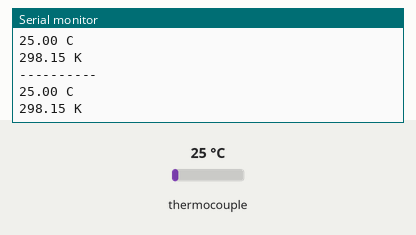
Recording of a sketch running on a simulated Arduino Uno, built with avr-gcc and run on an emulated ATmega328P. Shown: the last lines printed to the serial monitor. Inputs (shaded band) come from the test bench; at power-on: thermocouple 25 °C.

Above: at 2.2 s.
2.3 s: thermocouple set to 6 °C
At 2.82 s:
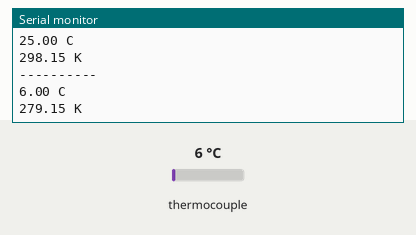
3.8 s: thermocouple set to 75 °C
At 4.33 s:
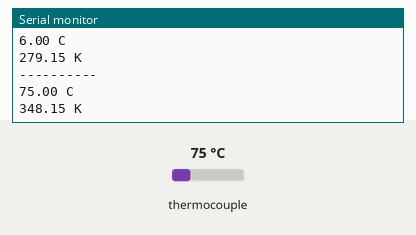
Timing chart, 0 to 6.8 s (numbered marks = the images above; inputs shaded):
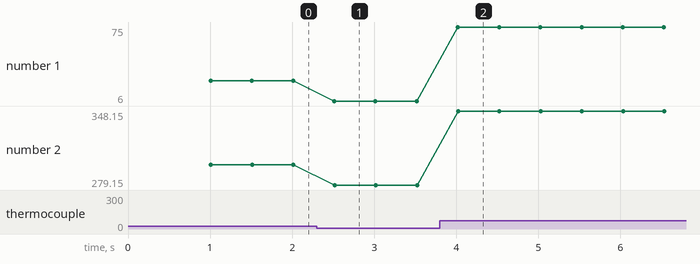

The sketch:

thermocouple.ino
```cpp
/*
Arduino-KTypeReader with MAX6675

Rev 1.2

Written by Chong Jin Xiang of 3E4 2018
*/

#include <max6675.h>

int MISO_PIN = 8;
int CS_PIN = 9;
int SCLK_PIN = 10;
double kelvintemp;

MAX6675 tc(SCLK_PIN,CS_PIN,MISO_PIN);

void setup() {
  Serial.begin(19200);
  Serial.println("Connected!");
  delay(1000);
}

void loop() {
  Serial.println("----------");
  Serial.print(tc.readCelsius());
  Serial.println(" C");
  Serial.print(tc.readCelsius() + 273.15);
  Serial.println(" K");
  delay(500);
}
```

Measured:
- after the input at 2.3 s, the serial monitor: prints a new line after 0.21 s (image 1)
- after the input at 3.8 s, the serial monitor: prints a new line after 0.22 s (image 2)
- plotted number 1: 25 → 6 after the input at 2.3 s, 6 → 75 after the input at 3.8 s
- plotted number 2: 298.15 → 279.15 after the input at 2.3 s, 279.15 → 348.15 after the input at 3.8 s
